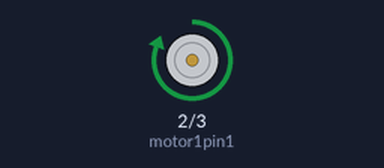
This sketch was run on a simulated Arduino Uno, built with avr-gcc and run on an emulated ATmega328P. Shown: motor-driver pin pairs drawn as motors (green arrow = first pin HIGH = forward, orange = second pin HIGH = backward, longer = more drive).

Above: at 2.7 s.
At 8.2 s:
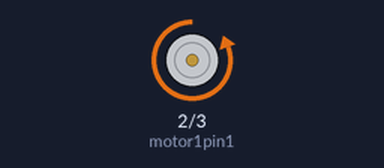
Timing chart, 0 to 14.3 s (numbered marks = the images above):
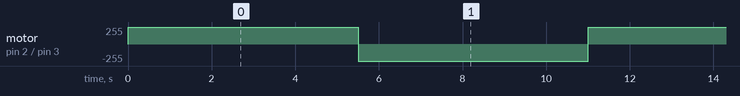

The sketch:

ballmotortest.ino
```cpp
int motor1pin1 = 2;
int motor1pin2 = 3;

void setup() {
  // put your setup code here, to run once:
  pinMode(motor1pin1, OUTPUT);
  pinMode(motor1pin2, OUTPUT);
}

void loop() {
  // put your main code here, to run repeatedly:
  digitalWrite(motor1pin1, HIGH);
  digitalWrite(motor1pin2, LOW);

  delay(5500);

  digitalWrite(motor1pin1, LOW);
  digitalWrite(motor1pin2, HIGH);

  delay(5500);
}
```

Measured:
- by itself, motor on pin 2 (motor1pin1) / pin 3 (motor1pin2): alternates forward 255/255 for 5.5 s and backward 255/255 for 5.5 s
